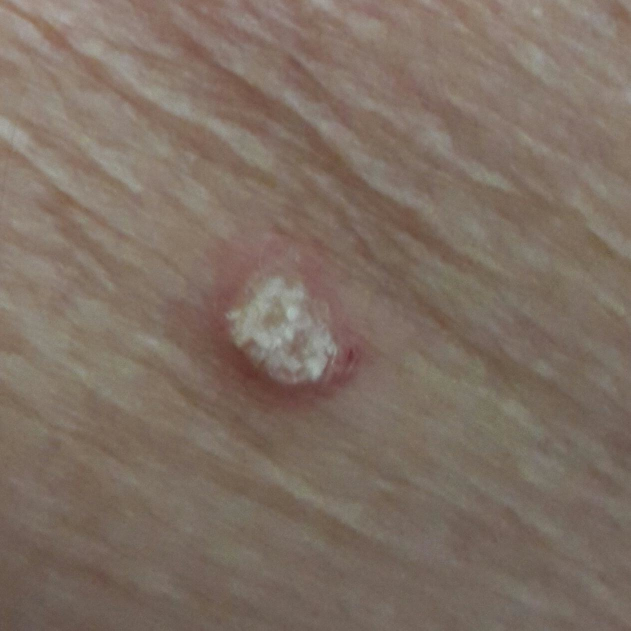
#> input picture data/images/augmented_images_50_50/aug_PAT_184_284_721_2.png, 1261 x 1261 px (shown at 1/2 size); its folder holds only this picture in this run
$ python -i extract_features.py   (imports and definitions only)
#> lines starting #> are read from the running program, lines starting #| are printed output that depends on the picture; after the words box and inside, x2 and y2 are one past the last pixel; in counts of white or black regions, pixels touching at a corner belong together
#> further down, picture is the input picture: shape (1261, 1261, 3); mean B, G, R 99.1, 110.8, 126
import cv2
import numpy as np
from math import sqrt, floor, ceil, nan, pi
from skimage import color, exposure
from skimage.color import rgb2gray
from skimage.feature import blob_log
from skimage.filters import threshold_otsu
from skimage.measure import label, regionprops
from skimage.transform import resize
from skimage.transform import rotate
from skimage import morphology
from sklearn.cluster import KMeans
from skimage.segmentation import slic
from skimage.color import rgb2hsv
from scipy.stats import circmean, circvar, circstd
from statistics import variance, stdev
from scipy.spatial import ConvexHull


############################################## Group 5 ############################################################################################
# [117 lines left out: functions measure_pigment_network, measure_blue_veil, measure_vascular, measure_globules, measure_streaks, not called in this run]


def measure_irregular_pigmentation(image):
    """
    Measure the coverage percentage of irregular pigmentation in an image.

    Args:
        image (numpy.ndarray): Input image.

    Returns:
        float: Coverage percentage of irregular pigmentation.
    """
    gray = cv2.cvtColor(image, cv2.COLOR_BGR2GRAY)
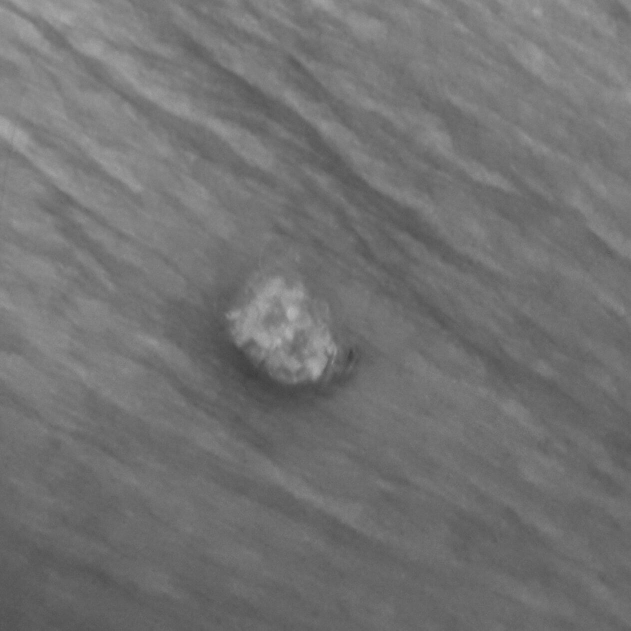
#> gray: shape (1261, 1261) (shown at 1/2 size); min 56, max 187, mean 114
    threshold = threshold_otsu(gray)
#> threshold = 116
    binary = gray > threshold
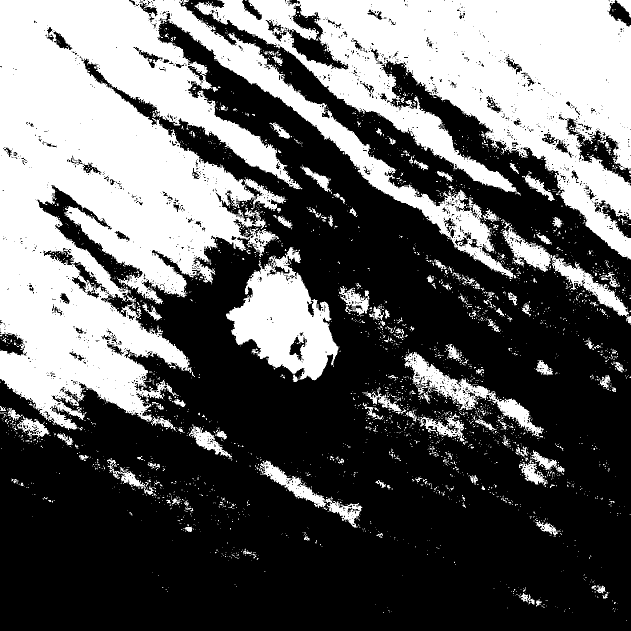
#> binary: shape (1261, 1261) bool (shown at 1/2 size); 38.2% white; 3132 white regions (2904 under 20 px), largest, box (x1, y1, x2, y2) and area: (0, 0, 1032, 860) 327455, (389, 0, 1261, 519) 186521, (452, 494, 677, 761) 30540
    labeled_image = label(binary)
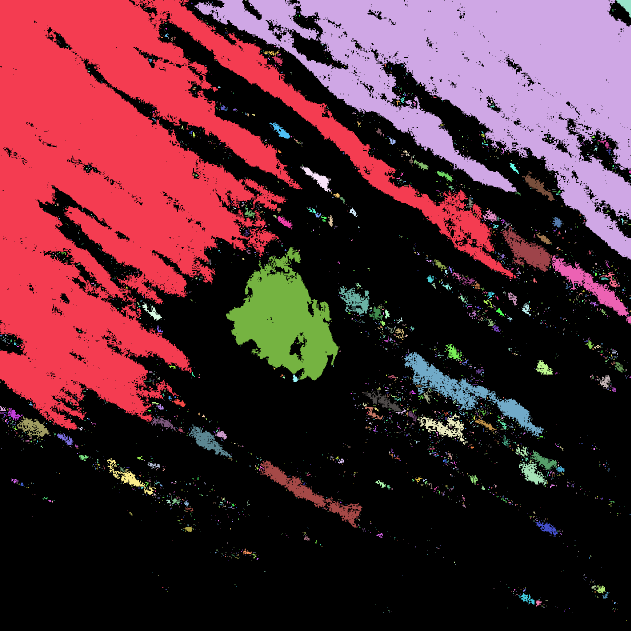
#> labeled_image: shape (1261, 1261) int32 (shown at 1/2 size); 3133 distinct labels, from 0 to 3132; one colour per label, 0 black

    min_rows, min_cols, max_rows, max_cols = [], [], [], []

    for region in regionprops(labeled_image):
        area = region.area
        perimeter = region.perimeter

        if perimeter == 0:
            continue

        circularity = 4 * np.pi * (area / (perimeter ** 2))

        if circularity < 0.6:
            min_row, min_col, max_row, max_col = region.bbox
            min_rows.append(min_row)
            min_cols.append(min_col)
            max_rows.append(max_row)
            max_cols.append(max_col)
#> this loop made 3132 passes
#> (area, perimeter, circularity, min_row, min_col, max_row, max_col) on passes 1, 2, 5, 82, 96, 175, 179, 235, 252, 285, 301, 369: (327455, 27344.6, 0.0055, 0, 0, 860, 1032), (186521, 14642.3, 0.0109, 0, 389, 519, 1261), (451, 111.5, 0.456, 0, 1232, 35, 1261), (115, 85.15, 0.199, 101, 527, 111, 559), (188, 86.73, 0.314, 112, 544, 132, 565), (55, 36.56, 0.517, 194, 801, 206, 810), (32, 27.86, 0.518, 201, 792, 211, 800), (468, 180.6, 0.18, 245, 539, 278, 580), (84, 43.76, 0.551, 256, 752, 272, 764), (96, 59.01, 0.346, 275, 778, 290, 791), (139, 91.94, 0.207, 280, 1195, 297, 1224), (34, 29.49, 0.491, 299, 1216, 310, 1222)
#> (area, perimeter, circularity) on pass 53: (31, 22.66, 0.759)
#> after the loop, max_cols = 148 values, max 1261 at index 1, min 12 at index 94, mean 799.3; max_rows = 148 values, max 1213 at index 147, min 35 at index 2, mean 710.2; min_cols = 148 values, max 1242 at index 28, min 0 at index 0, mean 759.5; min_rows = 148 values from 0 to 1201

    _, binary_mask = cv2.threshold(gray, 0, 255, cv2.THRESH_BINARY + cv2.THRESH_OTSU)
    total_pixels = np.prod(binary_mask.shape[:2])
#> total_pixels = 1590121
    irregular_pixels = np.count_nonzero(binary_mask)
#> irregular_pixels = 608029
    coverage_percentage = (irregular_pixels / total_pixels) * 100
#> coverage_percentage = 38.24

    return coverage_percentage


# [601 lines left out: functions measure_regression, get_compactness, get_asymmetry, get_multicolor_rate, get_com_col, crop and 18 more, not called in this run]

>>> import cv2
>>> picture = cv2.imread('../data/images/augmented_images_50_50/aug_PAT_184_284_721_2.png')
>>> result = measure_irregular_pigmentation(picture)
#> result = 38.24

$ run again, on data/images/augmented_images_50_50/aug_PAT_230_1009_92_2.png
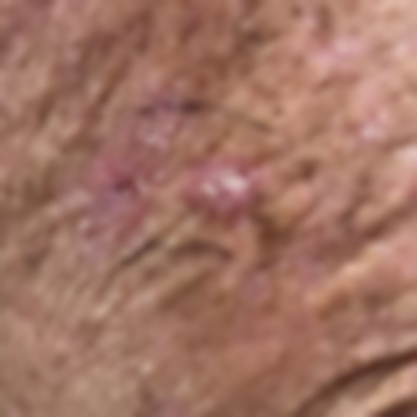
#> input picture data/images/augmented_images_50_50/aug_PAT_230_1009_92_2.png, 417 x 417 px
#> picture is the input picture: shape (417, 417, 3); mean B, G, R 99.6, 115.4, 161.3
#> threshold = 130
#> in measure_irregular_pigmentation, `binary = gray > threshold`:
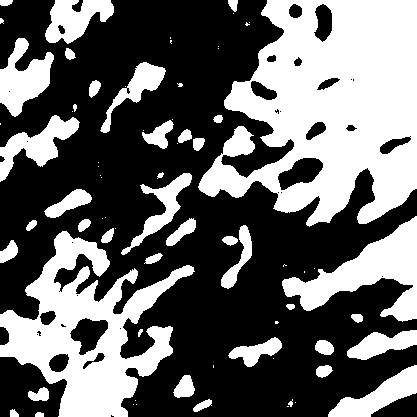
#> binary: shape (417, 417) bool; 40.3% white; 74 white regions (33 under 20 px), largest, box (x1, y1, x2, y2) and area: (198, 0, 417, 227) 31648, (0, 231, 195, 417) 15226, (282, 216, 417, 322) 5551
#> in measure_irregular_pigmentation, `labeled_image = label(binary)`:
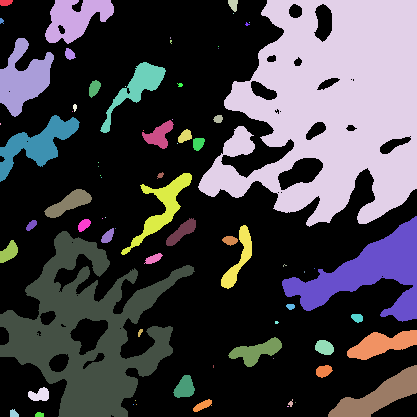
#> labeled_image: shape (417, 417) int32; 75 distinct labels, from 0 to 74; one colour per label, 0 black
#> the loop in measure_irregular_pigmentation, `for region in regionprops(labeled_image):` made 74 passes
#> (area, perimeter, circularity, min_row, min_col, max_row, max_col) on passes 2, 4, 10, 15, 21, 24, 33, 36: (1820, 279, 0.294, 0, 45, 44, 114), (31648, 2041, 0.0955, 0, 198, 227, 417), (2267, 281.8, 0.359, 38, 0, 117, 54), (1237, 250.9, 0.247, 62, 100, 133, 166), (2009, 314.2, 0.256, 115, 0, 182, 80), (447, 104.6, 0.514, 120, 142, 149, 174), (1368, 302.1, 0.188, 173, 121, 255, 192), (637, 120.7, 0.549, 189, 44, 218, 92)
#> after the loop in measure_irregular_pigmentation, `for region in regionprops(labeled_image):`: max_cols = [114, 417, 54, 166, 80, 174, 192, 92, 417, 196, 252, 195, 417, 282, 417]; max_rows = [44, 227, 117, 133, 182, 149, 255, 218, 322, 246, 289, 417, 360, 367, 417]; min_cols = [45, 198, 0, 100, 0, 142, 121, 44, 282, 166, 221, 0, 347, 228, 328]; min_rows = [0, 0, 38, 62, 115, 120, 173, 189, 216, 218, 225, 231, 330, 337, 365]
#> irregular_pixels = 70026
#> coverage_percentage = 40.27

$ run again, on data/images/augmented_images_50_50/aug_PAT_277_36_814_2.png
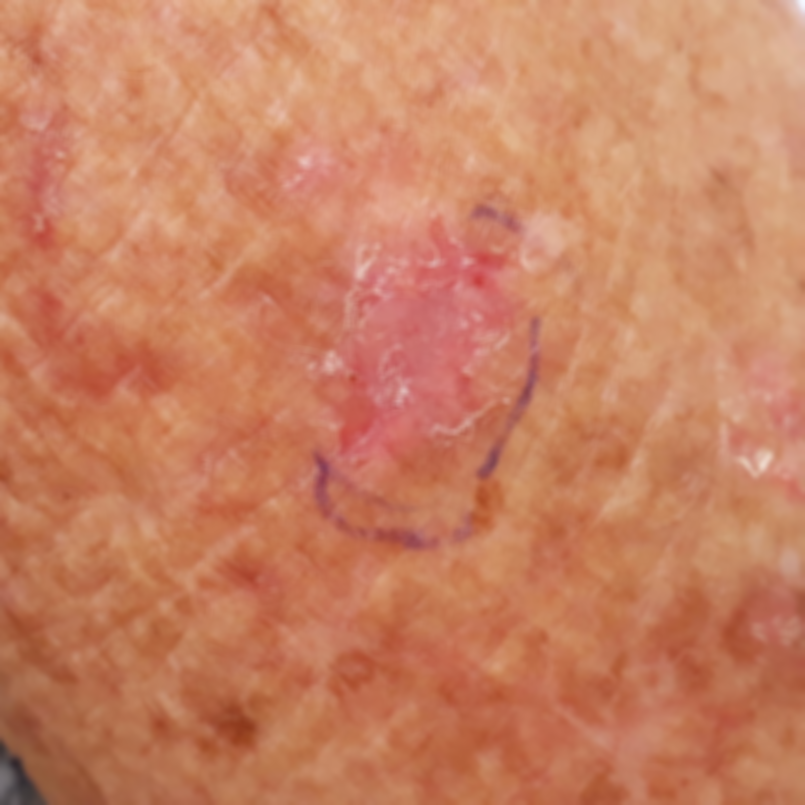
#> input picture data/images/augmented_images_50_50/aug_PAT_277_36_814_2.png, 1609 x 1609 px (shown at 1/2 size)
#> picture is the input picture: shape (1609, 1609, 3); mean B, G, R 97.2, 128.8, 200
#> threshold = 147
#> in measure_irregular_pigmentation, `binary = gray > threshold`:
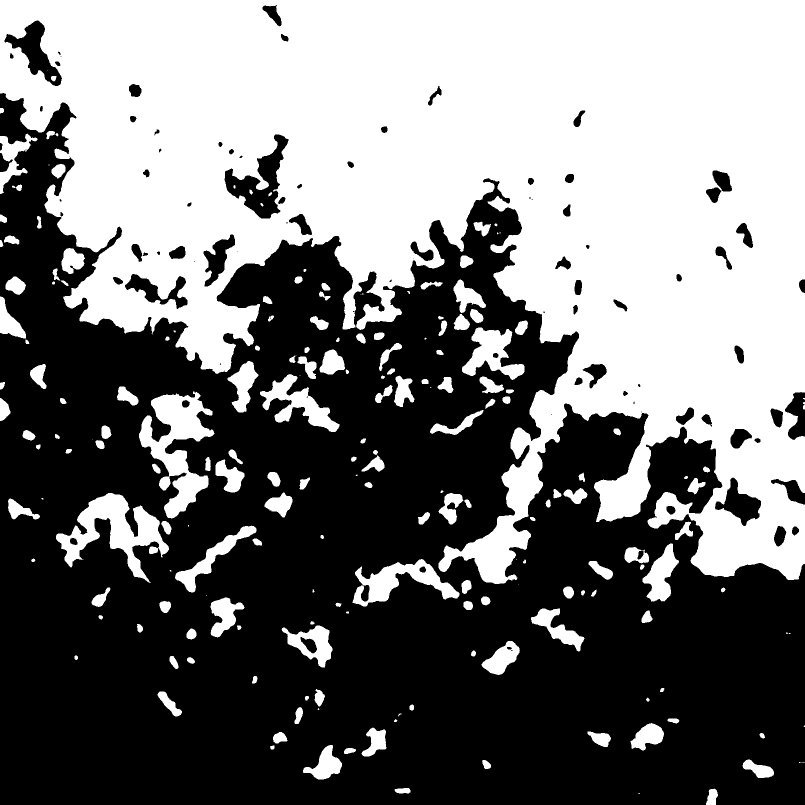
#> binary: shape (1609, 1609) bool (shown at 1/2 size); 46.6% white; 198 white regions (32 under 20 px), largest, box (x1, y1, x2, y2) and area: (0, 0, 1609, 1168) 1065667, (278, 783, 429, 1037) 16745, (112, 986, 338, 1166) 14876
#> in measure_irregular_pigmentation, `labeled_image = label(binary)`:
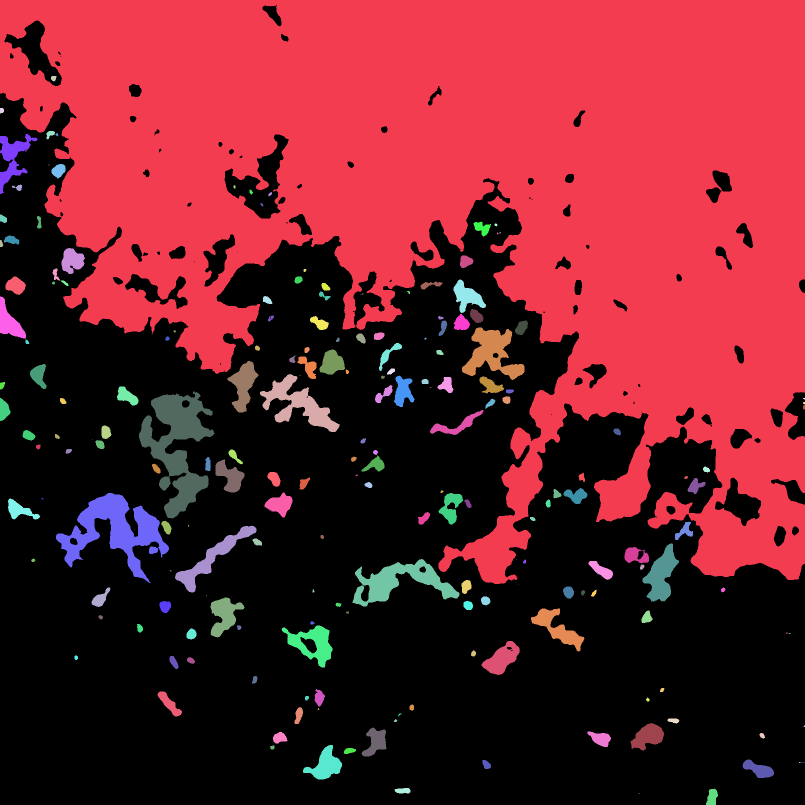
#> labeled_image: shape (1609, 1609) int32 (shown at 1/2 size); 199 distinct labels, from 0 to 198; one colour per label, 0 black
#> the loop in measure_irregular_pigmentation, `for region in regionprops(labeled_image):` made 198 passes
#> (area, perimeter, circularity, min_row, min_col, max_row, max_col) on passes 1, 7, 10, 16, 17, 23, 25, 29: (1065667, 18417.1, 0.0395, 0, 0, 1168, 1609), (3150, 518.1, 0.147, 267, 0, 388, 75), (139, 55.66, 0.564, 369, 24, 382, 44), (163, 62.63, 0.522, 432, 74, 457, 83), (567, 118.9, 0.504, 443, 947, 473, 982), (1652, 192.5, 0.56, 496, 123, 548, 170), (180, 72.53, 0.43, 537, 105, 561, 120), (2040, 250.1, 0.41, 559, 907, 626, 972)
#> after the loop in measure_irregular_pigmentation, `for region in regionprops(labeled_image):`: max_cols = 47 values, max 1609 at index 0, min 44 at index 2, mean 728; max_rows = 47 values, max 1559 at index 45, min 382 at index 2, mean 945.3; min_cols = 47 values, max 1485 at index 46, min 0 at index 0, mean 629.2; min_rows = 47 values from 0 to 1519
#> irregular_pixels = 1206105
#> coverage_percentage = 46.59

$ run again, on data/images/augmented_images_50_50/aug_PAT_344_718_206_1.png
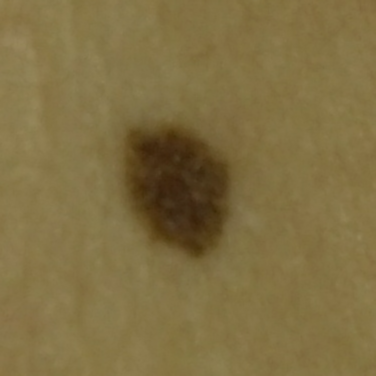
#> input picture data/images/augmented_images_50_50/aug_PAT_344_718_206_1.png, 376 x 376 px
#> picture is the input picture: shape (376, 376, 3); mean B, G, R 66.7, 111.4, 128.8
#> threshold = 87
#> in measure_irregular_pigmentation, `binary = gray > threshold`:
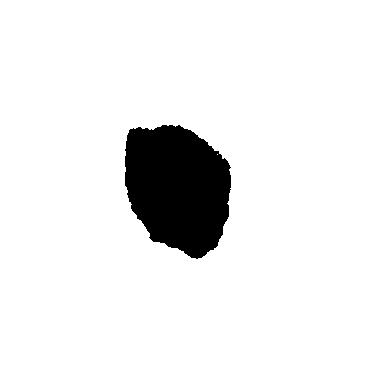
#> binary: shape (376, 376) bool; 92.3% white; 1 black region, box (x1, y1, x2, y2) and area: (125, 125, 231, 259) 10889
#> in measure_irregular_pigmentation, `labeled_image = label(binary)`:
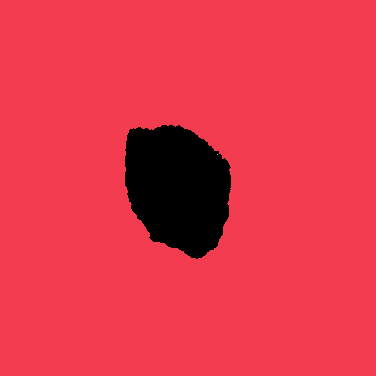
#> labeled_image: shape (376, 376) int32; 3 distinct labels, from 0 to 2; one colour per label, 0 black
#> the loop in measure_irregular_pigmentation, `for region in regionprops(labeled_image):` made 2 passes
#> (area, perimeter, circularity, min_row, min_col, max_row, max_col) on pass 1: (130486, 1937.9, 0.437, 0, 0, 376, 376)
#> after the loop in measure_irregular_pigmentation, `for region in regionprops(labeled_image):`: max_cols = [376]; min_cols = [0]
#> irregular_pixels = 130487
#> coverage_percentage = 92.3
